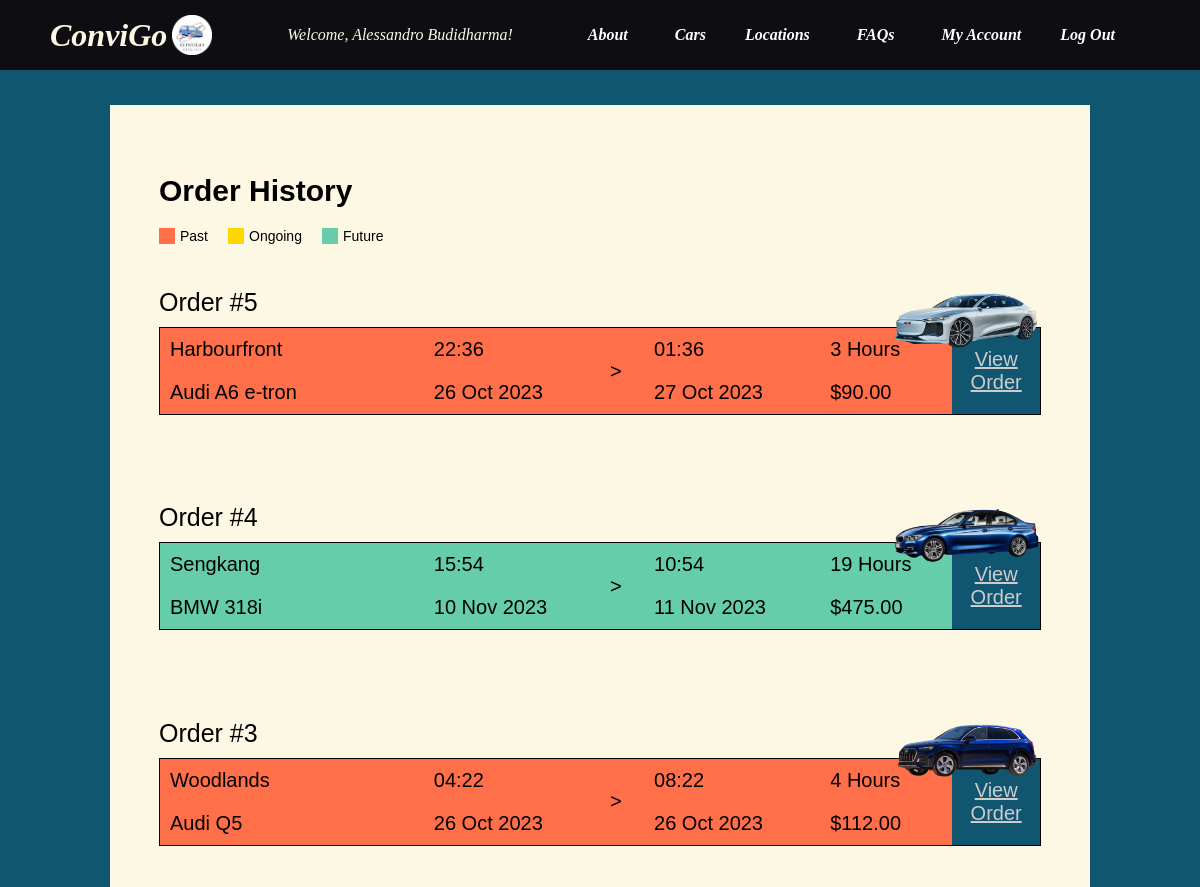
/order_history.php (signed in, upper part), run on an earlier commit of the app's database.
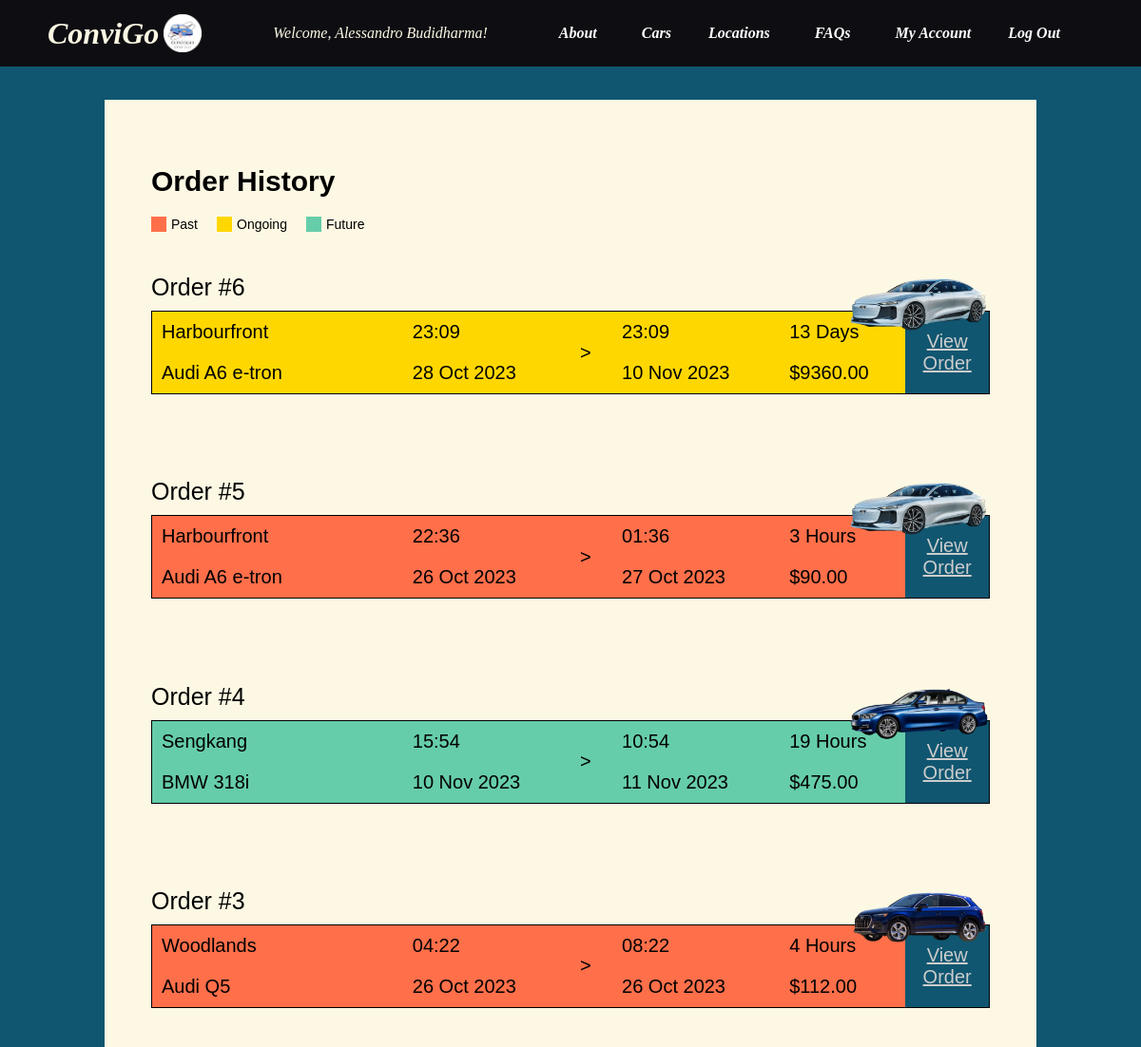
And on a later commit of the database.
### tables this page shows
CREATE TABLE IF NOT EXISTS user_info (
    id INT UNSIGNED NOT NULL PRIMARY KEY,
    username VARCHAR(255) NOT NULL UNIQUE,
    surname VARCHAR(255) NOT NULL,
    firstname VARCHAR(255) NOT NULL,
    nric VARCHAR(9) NOT NULL,
    dob DATE NOT NULL,
    license VARCHAR(255) NOT NULL,
    mobile VARCHAR(8) NOT NULL,
    email VARCHAR(255) NOT NULL UNIQUE,
    languages VARCHAR(255) NOT NULL,
    address VARCHAR(255) NOT NULL,
    bank VARCHAR(255) NOT NULL,
    bankacc VARCHAR(15) NOT NULL,
    notification VARCHAR(255) NOT NULL,
    FOREIGN KEY (id) REFERENCES authorized_users(id),
    FOREIGN KEY (username) REFERENCES authorized_users(username)
);

CREATE TABLE IF NOT EXISTS order_history (
    order_id INT UNSIGNED NOT NULL AUTO_INCREMENT PRIMARY KEY,
    user_id INT UNSIGNED NOT NULL,
    start_date INT NOT NULL,
    end_date INT NOT NULL,
    order_date INT NOT NULL,
    duration INT NOT NULL,
    rate DECIMAL(10, 2) NOT NULL,
    fee DECIMAL(10, 2) NOT NULL,
    car_id INT UNSIGNED NOT NULL,
    location_id INT UNSIGNED NOT NULL,
    FOREIGN KEY (user_id) REFERENCES authorized_users(id),
    FOREIGN KEY (car_id) REFERENCES car(id),
    FOREIGN KEY (location_id) REFERENCES location(id)
);

CREATE TABLE IF NOT EXISTS location (
    id INT UNSIGNED NOT NULL AUTO_INCREMENT PRIMARY KEY,
    name VARCHAR(255) NOT NULL
);

CREATE TABLE IF NOT EXISTS car (
    id INT UNSIGNED NOT NULL AUTO_INCREMENT PRIMARY KEY,
    name VARCHAR(255) NOT NULL,
    category VARCHAR(255) NOT NULL,
    type VARCHAR(255) NOT NULL,
    brand VARCHAR(255) NOT NULL,
    imageURL VARCHAR(255) NOT NULL,
    seats INT NOT NULL,
    fuel_type VARCHAR(255) NOT NULL,
    boot_space VARCHAR(255) NOT NULL,
    description TEXT NOT NULL,
    price DECIMAL(10, 2) NOT NULL
);

### assets/php/check_login.php (called while the page is built, shortened)
<?php
@$loggedInUserID = $_SESSION['valid_user'];
?>

### assets/php/fetch_user_info.php (called while the page is built, shortened)
<?php
if (isset($_SESSION['valid_user'])) {
    $queryUser = "SELECT * FROM user_info WHERE id = '$loggedInUserID'";
    $resultUser = $db->query($queryUser);
    if ($resultUser) {
        if ($resultUser->num_rows > 0) {
            while ($row = $resultUser->fetch_assoc()) {
                $surname = $row['surname'];
                $firstname = $row['firstname'];
                $nric = $row['nric'];
                $dob = $row['dob'];
                $license = $row['license'];
                $mobile = $row['mobile'];
                $email = $row['email'];
                $languages = unserialize($row['languages']);
                $address = $row['address'];
                $bank = $row['bank'];
                $bankacc = $row['bankacc'];
                $notification = unserialize($row['notification']);
            }
            $userInfo = array(
                'surname' => $surname,
                'firstname' => $firstname,
                'nric' => $nric,
                'dob' => $dob,
                'license' => $license,
                'mobile' => $mobile,
                'email' => $email,
                'languages' => $languages,
                'address' => $address,
                'bank' => $bank,
                'bankacc' => $bankacc,
                'notification' => $notification
            );
        } else {
            echo "No user found.";
        }
    } else {
        echo "Error executing the query: " . $db->error;
    }
}
?>

### order_history.php (the view, shortened to what this page needs)
<?php
include "assets/php/dbconnect.php";
include "assets/php/check_login.php";
include "assets/php/fetch_user_info.php";
$orderData = array();
$queryOrder = "SELECT oh.*, c.brand AS car_brand, c.type AS car_type, c.imageURL AS car_imageURL, c.name AS car_name, c.fuel_type AS car_fuel_type, c.seats AS car_seats, c.category AS car_category,
l.name AS location_name
FROM order_history AS oh
LEFT JOIN car AS c ON oh.car_id = c.id
LEFT JOIN location AS l ON oh.location_id = l.id
WHERE oh.user_id = $loggedInUserID ORDER BY oh.order_id DESC";
$resultOrder = $db->query($queryOrder);
while ($rowOrder = $resultOrder->fetch_assoc()) {
	$orderData[] = $rowOrder;
}
?>
<!DOCTYPE html>
<html lang="en">
<head>
	<link rel="stylesheet" href="assets/css/stylesheet.css">
</head>
<body>
	<div id="wrapper">
		<?php include "assets/php/header.php"; ?>
		<div class="order">
			<div class="order-body">
				<h1 style="font-size: 30px;">Order History</h1>
				<div class="legends">
					<div class="legend">
						<div class="color-box" style="background-color: #FF6F4A;"></div>
						<div class="label">Past</div>
					</div>
					<div class="legend">
						<div class="color-box" style="background-color: #FFD700;"></div>
						<div class="label">Ongoing</div>
					</div>
					<div class="legend">
						<div class="color-box" style="background-color: #66CDAA;"></div>
						<div class="label">Future</div>
					</div>
				</div>
				<?php if (!empty($orderData)) : ?>
					<?php foreach ($orderData as $order) : ?>
						<?php if (time() > $order['start_date'] && time() > $order['end_date']) {
							$color = '#FF6F4A';
						} elseif (time() > $order['start_date'] && time() < $order['end_date']) {
							$color = '#FFD700';
						} elseif (time() < $order['start_date'] && time() < $order['end_date']) {
							$color = '#66CDAA';
						}
						?>
						<div class="order-content">
							<p class="order-number">Order #<?php echo $order['order_id']; ?></p>
							<table style="background-color: <?php echo $color ?>;">
								<tr>
									<td class="order-location"><?php echo $order['location_name']; ?></td>
									<td class="order-date"><?php echo date('H:i', $order['start_date']); ?></td>
									<td rowspan="2" style="width: 5%;">></td>
									<td class="order-date"><?php echo date('H:i', $order['end_date']); ?></td>
									<td>
										<?php
										if ($order['duration'] > 24) {
											$days = $order['duration'] / 24;
											echo $days . " Days";
										} else {
											echo $order['duration'];
											if ($order['duration'] == 1) {
												echo " Hour";
											} else {
												echo " Hours";
											}
										}
										?>
									</td>
									<td rowspan="2" class="order-view">
										<a class="order-button" onclick="openPopup('<?php echo $order['order_id']; ?>');">
											View Order
										</a>
									</td>
								</tr>
								<tr>
									<td class="order-car"><?php echo $order['car_name']; ?></td>
									<td class="order-date"><?php echo date('d M Y', $order['start_date']); ?></td>
									<td class="order-date"><?php echo date('d M Y', $order['end_date']); ?></td>
									<td class="order-cost">$<?php echo $order['fee']; ?></td>
								</tr>
							</table>
							<img class="order-image" src="assets/images/Cars/Brands/<?php echo $order['car_brand']; ?>/<?php echo $order['car_type']; ?>/<?php echo $order['car_imageURL']; ?>" alt="<?php echo $order['car_name']; ?>">
						</div>
					<?php endforeach; ?>
				<?php endif; ?>
			</div>
		</div>
	</div>
</body>
</html>

### assets/php/header.php (shortened to what this page needs)
<?php
include "assets/php/fetch_user_info.php";
?>
<header>
    <a href="/ConviGo">
        <h1 style="color:var(--secondary-color);" class="logo">ConviGo
            <img src="assets/images/Logo/finallogo.png" height="40px" width="40px" alt="ConviGo_Logo" style="margin-left: 5px;">
        </h1>
    </a>
    <?php if (isset($userInfo['firstname']) && isset($_SESSION['valid_user'])) {
        echo 'Welcome, ' . $userInfo['firstname'] . ' ' . $userInfo['surname'] . '!';
    } ?>
    <nav class="navbar">
        <b>
            <a href="/ConviGo/about.php">About</a> &nbsp;
            <div class="dropdown">
                <a href="/ConviGo/cars.php">Cars</a>
            </div>
            <a href="/ConviGo/locations.php">Locations</a> &nbsp;
            <a href="/ConviGo/faqs.php">FAQs</a> &nbsp;
            <?php
            if ($loggedInUserID) {
                echo '
                <div class="dropdown">
                    <a href="/ConviGo/my_account.php">My Account</a>
                    <div class="dropdown-content">
                        <a href="/ConviGo/my_account.php">Profile</a>
                        <a href="/ConviGo/order_history.php">Order History</a>
                    </div>
                </div>
                ';
                echo '<a href="/ConviGo/assets/php/logout.php">Log Out</a>';
            } else {
                echo '<a href="/ConviGo/signup.php">Sign Up</a>';
                echo '<a href="/ConviGo">Login</a>';
            }
            ?>
        </b>
    </nav>
</header>

### assets/css/stylesheet.css (style rules this page uses)
:root { --header-footer-color: rgb(13, 13, 18); --background-color: #105670; --primary-color: dodgerblue; --secondary-color: #fdf8e3; --orange: #e68c3a; --orange-hover: #2e04c7; --green: green; --green-hover: rgb(1, 83, 1); --red: #e30606; --red-hover: #b50101; --main-font: garamond, Helvetica; }
body { font-family: var(--main-font); margin: 0; padding: 0; min-width: 800px; color: var(--secondary-color); background-color: var(--background-color); }
#wrapper { margin: auto; min-width: 800px; }
header { position: relative; width: 100%; background-color: var(--header-footer-color); color: var(--secondary-color); display: flex; justify-content: space-between; align-items: center; padding: 15px 0 15px 0; z-index: 1000; font-family: 'georgia'; font-style: italic; }
header a { text-decoration: none; }
.logo { margin: 0 0 0 50px; display: flex; align-items: center; }
.dropdown { display: inline-block; line-height: 40px; cursor: pointer; }
.navbar { margin-right: 50px; }
nav b a { color: #fff; margin-right: 35px; text-decoration: none; }
table { border: 1px solid #000; border-spacing: 0; }
td, th { padding: 10px; text-align: left; border: 1px solid #000; }
.order { background-color: var(--background-color); min-height: 600px; padding: 35px 110px 35px 110px; }
.order-body { background-color: var(--secondary-color); color: black; padding: 5% 5%; }
.order-content { position: relative; padding: 5% 0; }
.order table, .order tr, .order td { border: none; }
.order table { width: 100%; border-collapse: collapse; font-size: 20px; border: 1px solid black; color: black; }
.order-image { position: absolute; top: 0; right: 0; width: 150px; height: 150px; }
.order-number { font-size: 25px; margin-block: 0; margin-block-end: 10px; }
.order-location { width: 30%; }
.order-date { width: 20%; }
.order-cost { width: 15%; }
.order-view { background-color: var(--background-color); text-align: center; }
.order-button { background: none; border: none; padding: 0; font: inherit; font-size: 20px; cursor: pointer; text-decoration: underline; color: #ccc; position: relative; z-index: 1; }
.legends { display: flex; justify-content: flex-start; }
.legend { display: flex; align-items: center; margin-right: 20px; }
.color-box { width: 16px; height: 16px; margin-right: 5px; }
.label { font-size: 14px; }

What changed in the data, as far as the page shows it:
added order_history: order_id "6", location.name "Harbourfront", start_date "23:09", end_date "23:09", duration "13", car.name "Audi A6 e-tron", start_date "28 Oct 2023", end_date "10 Nov 2023", fee "9360.00", car.imageURL (picture)
